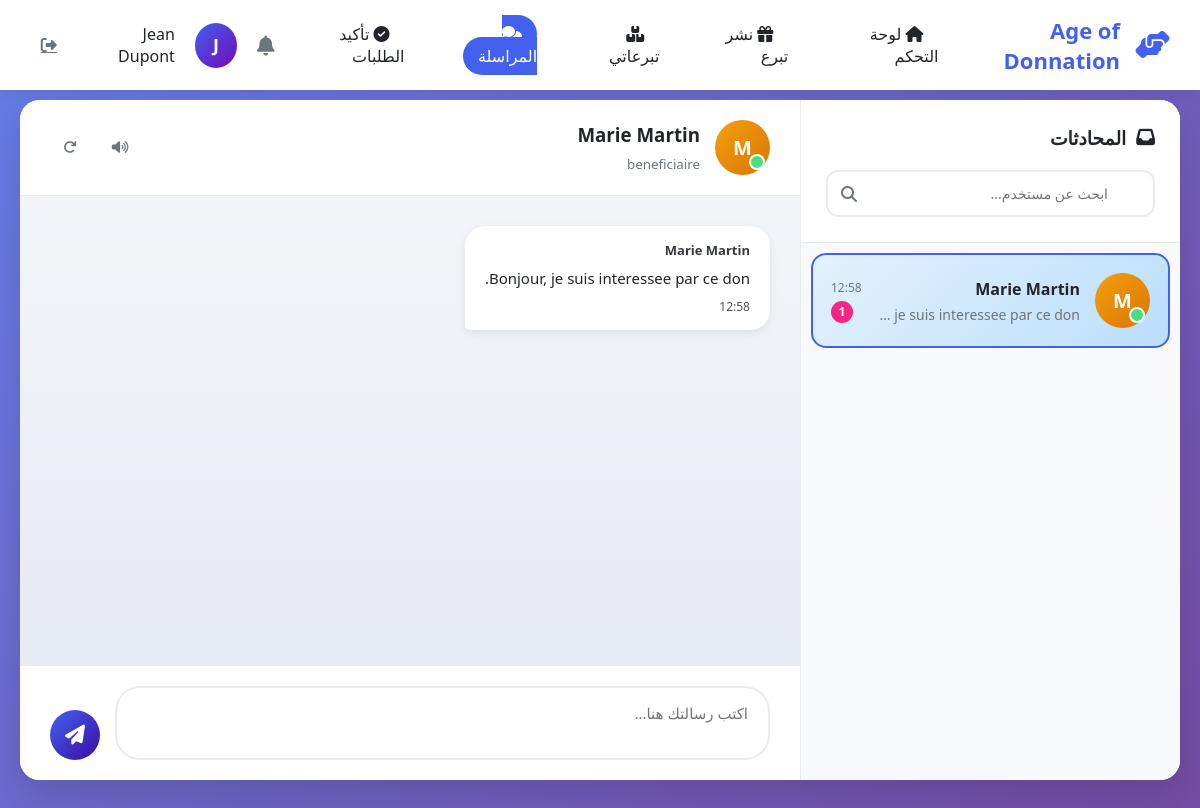
Page /donateur/messagerie.php?user_id=3 (signed in) on the committed database.
### tables this page shows
CREATE TABLE `users` (
  `id` INT(11) NOT NULL AUTO_INCREMENT,
  `nom` VARCHAR(100) NOT NULL,
  `email` VARCHAR(255) NOT NULL,
  `password` VARCHAR(255) NOT NULL,
  `type` ENUM('donateur','beneficiaire','livreur','admin') NOT NULL,
  `telephone` VARCHAR(20) DEFAULT NULL,
  `adresse` TEXT DEFAULT NULL,
  `ville` VARCHAR(100) DEFAULT NULL,
  `status` ENUM('active','inactive','pending') DEFAULT 'active',
  `reset_token` VARCHAR(100) DEFAULT NULL,
  `reset_expires` DATETIME DEFAULT NULL,
  `created_at` TIMESTAMP NOT NULL DEFAULT CURRENT_TIMESTAMP,
  `updated_at` TIMESTAMP NOT NULL DEFAULT CURRENT_TIMESTAMP ON UPDATE CURRENT_TIMESTAMP,
  PRIMARY KEY (`id`),
  UNIQUE KEY `email` (`email`)
);

CREATE TABLE `messages` (
  `id` INT(11) NOT NULL AUTO_INCREMENT,
  `expediteur_id` INT(11) NOT NULL,
  `destinataire_id` INT(11) NOT NULL,
  `demande_id` INT(11) DEFAULT NULL,
  `message` TEXT NOT NULL,
  `lu` TINYINT(1) DEFAULT 0,
  `lu_at` TIMESTAMP NULL DEFAULT NULL,
  `created_at` TIMESTAMP NOT NULL DEFAULT CURRENT_TIMESTAMP,
  PRIMARY KEY (`id`),
  KEY `expediteur_id` (`expediteur_id`),
  KEY `destinataire_id` (`destinataire_id`),
  KEY `demande_id` (`demande_id`),
  CONSTRAINT `messages_ibfk_1`
    FOREIGN KEY (`expediteur_id`) REFERENCES `users` (`id`)
    ON DELETE CASCADE,
  CONSTRAINT `messages_ibfk_2`
    FOREIGN KEY (`destinataire_id`) REFERENCES `users` (`id`)
    ON DELETE CASCADE,
  CONSTRAINT `messages_ibfk_3`
    FOREIGN KEY (`demande_id`) REFERENCES `demandes` (`id`)
    ON DELETE SET NULL
);

### donateur/messagerie.php (the view, shortened to what this page needs)
<?php
$database = new Database();
$db = $database->getConnection();
$user_id = $_SESSION['user_id'];
$user_nom = $_SESSION['user_nom'];
$selected_user_id = isset($_GET['user_id']) ? $_GET['user_id'] : null;
$query_conversations = "
    SELECT DISTINCT
        u.id as other_id,
        u.nom as other_nom,
        u.type as other_type,
        (SELECT message FROM messages m
         WHERE (m.expediteur_id = u.id AND m.destinataire_id = :user_id)
            OR (m.expediteur_id = :user_id AND m.destinataire_id = u.id)
         ORDER BY m.created_at DESC LIMIT 1) as last_message,
        (SELECT COUNT(*) FROM messages m2
         WHERE m2.expediteur_id = u.id AND m2.destinataire_id = :user_id AND m2.lu = 0) as unread,
        (SELECT created_at FROM messages m3
         WHERE (m3.expediteur_id = u.id AND m3.destinataire_id = :user_id)
            OR (m3.expediteur_id = :user_id AND m3.destinataire_id = u.id)
         ORDER BY m3.created_at DESC LIMIT 1) as last_time
    FROM users u
    WHERE u.id IN (
        SELECT DISTINCT
            CASE
                WHEN m.expediteur_id = :user_id THEN m.destinataire_id
                ELSE m.expediteur_id
            END
        FROM messages m
        WHERE m.expediteur_id = :user_id OR m.destinataire_id = :user_id
    )
    AND u.id != :user_id
    ORDER BY last_time DESC
";
$stmt_conv = $db->prepare($query_conversations);
$stmt_conv->bindParam(':user_id', $user_id);
$stmt_conv->execute();
$conversations = $stmt_conv->fetchAll(PDO::FETCH_ASSOC);
$messages = [];
$other_user = null;
if ($selected_user_id) {
    $query_user = "SELECT id, nom, type FROM users WHERE id = :id";
    $stmt_user = $db->prepare($query_user);
    $stmt_user->bindParam(':id', $selected_user_id);
    $stmt_user->execute();
    $other_user = $stmt_user->fetch(PDO::FETCH_ASSOC);
    if ($other_user) {
        $query_messages = "
            SELECT m.*, u.nom as sender_name
            FROM messages m
            INNER JOIN users u ON m.expediteur_id = u.id
            WHERE (m.expediteur_id = :user_id AND m.destinataire_id = :other_id)
               OR (m.expediteur_id = :other_id AND m.destinataire_id = :user_id)
            ORDER BY m.created_at ASC
        ";
        $stmt_msg = $db->prepare($query_messages);
        $stmt_msg->bindParam(':user_id', $user_id);
        $stmt_msg->bindParam(':other_id', $selected_user_id);
        $stmt_msg->execute();
        $messages = $stmt_msg->fetchAll(PDO::FETCH_ASSOC);
    }
}
?>
<!DOCTYPE html>
<html lang="fr" dir="rtl">
<head>
    <link rel="stylesheet" href="https://cdnjs.cloudflare.com/ajax/libs/font-awesome/6.4.0/css/all.min.css">
</head>
<body>
    <header class="app-header">
        <a href="dashboard.php" class="logo">
            <i class="fas fa-hands-helping"></i>
            <span>Age of Donnation</span>
        </a>
        <ul class="nav-links">
            <li><a href="dashboard.php"><i class="fas fa-home"></i> لوحة التحكم</a></li>
            <li><a href="publier-don.php"><i class="fas fa-gift"></i> نشر تبرع</a></li>
            <li><a href="mes-dons.php"><i class="fas fa-boxes"></i> تبرعاتي</a></li>
            <li><a href="messagerie.php" class="active"><i class="fas fa-comments"></i> المراسلة</a></li>
            <li><a href="confirmer-commandes.php"><i class="fas fa-check-circle"></i> تأكيد الطلبات</a></li>
        </ul>
        <div class="user-menu">
            <div class="notification-bell" onclick="toggleNotifications()" id="notificationBell">
                <i class="fas fa-bell"></i>
            </div>
            <div class="user-avatar">
                <?php echo strtoupper(substr($user_nom, 0, 1)); ?>
            </div>
            <span style="color: var(--dark); font-weight: 500;"><?php echo $user_nom; ?></span>
            <a href="../auth/logout.php" class="chat-btn" title="تسجيل الخروج">
                <i class="fas fa-sign-out-alt"></i>
            </a>
        </div>
    </header>
    <div class="main-container">
        <div class="messenger-wrapper">
            <div class="sidebar">
                <div class="sidebar-header">
                    <h3><i class="fas fa-inbox"></i> المحادثات</h3>
                    <form method="GET" class="search-box" id="searchForm">
                        <input type="text" name="search" id="searchInput" placeholder="ابحث عن مستخدم..."
                               value="<?php echo htmlspecialchars($_GET['search'] ?? ''); ?>">
                        <i class="fas fa-search"></i>
                    </form>
                </div>
                <div class="conversations-container" id="conversationsList">
                    <?php if(empty($conversations)): ?>
                        <div class="empty-state">
                            <i class="fas fa-comments"></i>
                            <h3>لا توجد محادثات</h3>
                            <p>ابحث عن مستخدم لبدء محادثة جديدة</p>
                        </div>
                    <?php else: ?>
                        <?php foreach($conversations as $conv): ?>
                        <div class="conversation-item <?php echo $selected_user_id == $conv['other_id'] ? 'active' : ''; ?>"
                             onclick="window.location.href='?user_id=<?php echo $conv['other_id']; ?>'"
                             id="conv-<?php echo $conv['other_id']; ?>">
                            <div class="avatar type-<?php echo $conv['other_type']; ?> online">
                                <?php echo strtoupper(substr($conv['other_nom'], 0, 1)); ?>
                            </div>
                            <div class="conversation-info">
                                <h4><?php echo htmlspecialchars($conv['other_nom']); ?></h4>
                                <p id="last-msg-<?php echo $conv['other_id']; ?>">
                                    <?php echo $conv['last_message'] ? htmlspecialchars($conv['last_message']) : 'بداية المحادثة...'; ?>
                                </p>
                            </div>
                            <div class="conversation-meta">
                                <?php if($conv['last_time']): ?>
                                    <span class="conversation-time" id="time-<?php echo $conv['other_id']; ?>">
                                        <?php echo date('H:i', strtotime($conv['last_time'])); ?>
                                    </span>
                                <?php endif; ?>
                                <?php if($conv['unread'] > 0): ?>
                                    <div class="unread-badge" id="unread-<?php echo $conv['other_id']; ?>">
                                        <?php echo $conv['unread']; ?>
                                    </div>
                                <?php endif; ?>
                            </div>
                        </div>
                        <?php endforeach; ?>
                    <?php endif; ?>
                </div>
            </div>
            <div class="chat-area">
                <?php if($selected_user_id && $other_user): ?>
                    <div class="chat-header">
                        <div class="chat-user">
                            <div class="avatar type-<?php echo $other_user['type']; ?> online">
                                <?php echo strtoupper(substr($other_user['nom'], 0, 1)); ?>
                            </div>
                            <div class="chat-user-info">
                                <h3><?php echo htmlspecialchars($other_user['nom']); ?></h3>
                                <small><?php echo $other_user['type']; ?></small>
                            </div>
                        </div>
                        <div class="chat-actions">
                            <button class="chat-btn" onclick="toggleSound()" id="soundToggle" title="تفعيل/إلغاء الصوت">
                            </button>
                            <button class="chat-btn" onclick="window.location.reload()" title="تحديث">
                                <i class="fas fa-redo"></i>
                            </button>
                        </div>
                    </div>
                    <div class="messages-container" id="messagesContainer">
                        <?php if(empty($messages)): ?>
                            <div class="empty-state" style="margin: auto;">
                                <i class="fas fa-comment-dots"></i>
                                <h3>ابدأ المحادثة</h3>
                                <p>أرسل أول رسالة إلى <?php echo htmlspecialchars($other_user['nom']); ?></p>
                            </div>
                        <?php else: ?>
                            <?php foreach($messages as $msg): ?>
                            <div class="message <?php echo $msg['expediteur_id'] == $user_id ? 'message-sent' : 'message-received'; ?>">
                                <?php if($msg['expediteur_id'] != $user_id): ?>
                                    <div class="message-sender"><?php echo htmlspecialchars($msg['sender_name']); ?></div>
                                <?php endif; ?>
                                <div class="message-text"><?php echo htmlspecialchars($msg['message']); ?></div>
                                <div class="message-time">
                                    <span><?php echo date('H:i', strtotime($msg['created_at'])); ?></span>
                                </div>
                            </div>
                            <?php endforeach; ?>
                        <?php endif; ?>
                    </div>
                    <form method="POST" class="input-area">
                        <textarea name="message" class="message-input" placeholder="اكتب رسالتك هنا..." required></textarea>
                        <button type="submit" class="send-btn">
                            <i class="fas fa-paper-plane"></i>
                        </button>
                    </form>
                <?php endif; ?>
            </div>
        </div>
    </div>
</body>
</html>

### rows in the picture
users: nom "M", nom "Marie Martin", last_message "Bonjour, je suis interessee par ce d…", last_time "12:58", unread "1", type "beneficiaire"
messages: expediteur.nom "Marie Martin", message "Bonjour, je suis interessee par ce don.", created_at "12:58"

### other values in the picture
substr($user_nom, 0, 1) "J"
$user_nom "Jean Dupont"
